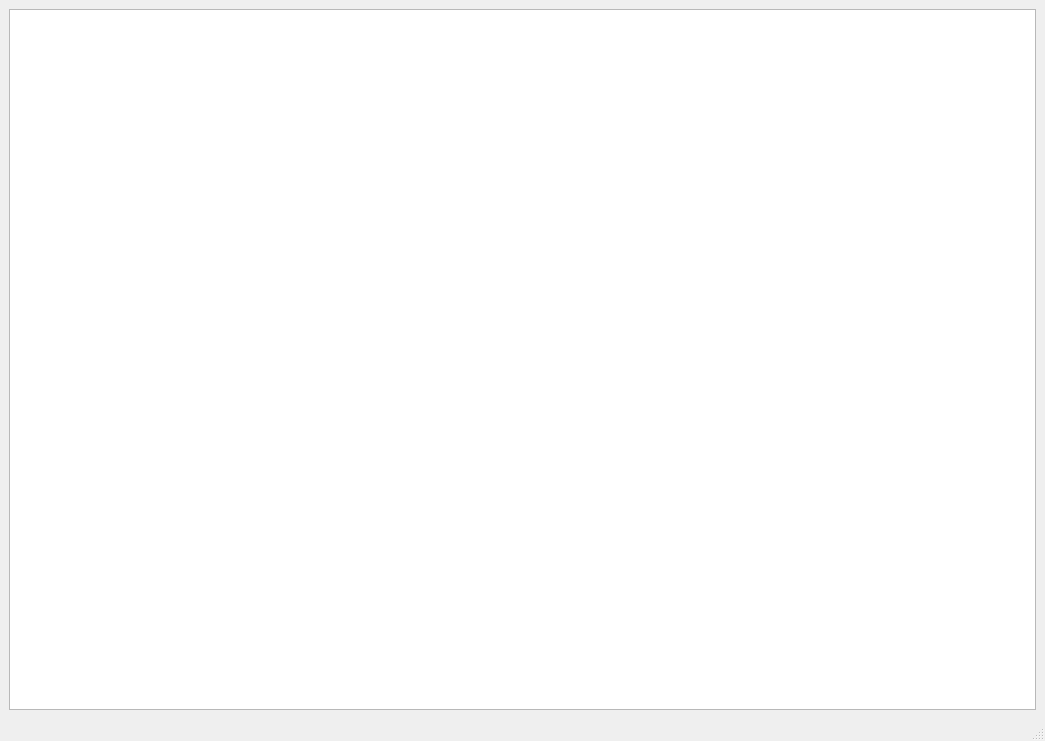
<?xml version="1.0" encoding="UTF-8"?>
<ui version="4.0">
 <class>CChartWindow</class>
 <widget class="QMainWindow" name="CChartWindow">
  <property name="geometry">
   <rect>
    <x>0</x>
    <y>0</y>
    <width>1045</width>
    <height>741</height>
   </rect>
  </property>
  <property name="windowTitle">
   <string>SVN Graph Chart</string>
  </property>
  <widget class="QWidget" name="centralwidget">
   <layout class="QGridLayout" name="gridLayout">
    <item row="0" column="0">
     <widget class="QChartView" name="chartView"/>
    </item>
   </layout>
  </widget>
  <widget class="QMenuBar" name="menubar">
   <property name="geometry">
    <rect>
     <x>0</x>
     <y>0</y>
     <width>1045</width>
     <height>21</height>
    </rect>
   </property>
  </widget>
  <widget class="QStatusBar" name="statusbar"/>
  <action name="actionQuit">
   <property name="text">
    <string>Quit</string>
   </property>
   <property name="iconText">
    <string>&amp;Quit</string>
   </property>
   <property name="shortcut">
    <string>Alt+F4</string>
   </property>
  </action>
  <action name="actionCurrentDevsOnly">
   <property name="checkable">
    <bool>true</bool>
   </property>
   <property name="text">
    <string>Current Devs Only</string>
   </property>
  </action>
  <action name="actionGraph">
   <property name="text">
    <string>Graph</string>
   </property>
  </action>
 </widget>
 <customwidgets>
  <customwidget>
   <class>QChartView</class>
   <extends>QGraphicsView</extends>
   <header>qchartview.h</header>
  </customwidget>
 </customwidgets>
 <resources>
  <include location="application.qrc"/>
 </resources>
 <connections>
  <connection>
   <sender>actionQuit</sender>
   <signal>triggered()</signal>
   <receiver>CChartWindow</receiver>
   <slot>close()</slot>
   <hints>
    <hint type="sourcelabel">
     <x>-1</x>
     <y>-1</y>
    </hint>
    <hint type="destinationlabel">
     <x>500</x>
     <y>332</y>
    </hint>
   </hints>
  </connection>
 </connections>
</ui>
